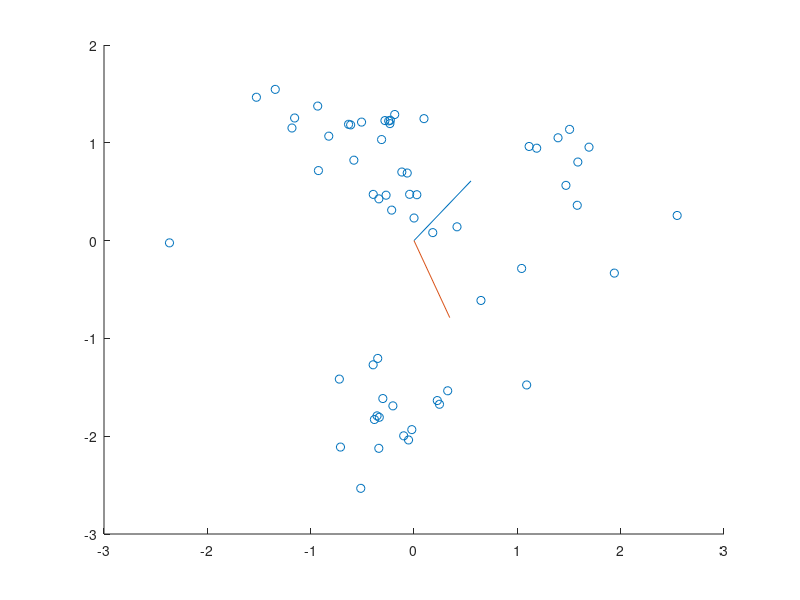

Write MATLAB code to recreate this figure. (Note: this script raises an error after producing the figure.)
load("F0_PVT.mat")
%Part 1 Section B

%a)
%Report Covariance matrix, eigen values, eigenvectors for the data

%Covariance matrix 
% - Combine struct to a single 3x60 matrix (TVP x all 10 trials on all 6
% objects)
% - Standardise (Subtract mean and divide by standard deviation)
% - Find covariance of the 3x60 matrix
concatenated_matrix = PVT';

matrix_mean = mean(concatenated_matrix, 2);
matrix_st = std(concatenated_matrix.');
concatenated_matrix = concatenated_matrix - matrix_mean;

concatenated_matrix(1, :) = concatenated_matrix(1, :) ./ matrix_st(1);
concatenated_matrix(2, :) = concatenated_matrix(2, :) ./ matrix_st(2);
concatenated_matrix(3, :) = concatenated_matrix(3, :) ./ matrix_st(3);

matrix_covariance = cov(concatenated_matrix.');
[matrix_eig_vects, matrix_eig_vals] = eig(matrix_covariance);

%b)
%Replot the standardised data with principal components displayed.

%Plotting standardised matrix
x = concatenated_matrix(1, :);
y = concatenated_matrix(2, :);
z = concatenated_matrix(3, :);

scatter3(x,y, z);
hold on

%Displaying eigen vectors
x = [ matrix_eig_vects(1, 1), matrix_eig_vects(2, 1), matrix_eig_vects(3, 1)];
y = [ matrix_eig_vects(1, 2), matrix_eig_vects(2, 2), matrix_eig_vects(3, 2)];
z = [ matrix_eig_vects(1, 3), matrix_eig_vects(2, 3), matrix_eig_vects(3, 3)];

plot3([0,0,0; x], [0,0,0; y], [0,0,0; z]);
hold off

%c)
%Reduce the data to 2-dimensions and replot.

%two largest eigenvalues are column 2,3, choose those eigenvectors
%multiply this feature vector matrix with the original data

feature_vector = [matrix_eig_vects(:,2), matrix_eig_vects(:,3)]; 

two_d_plot = concatenated_matrix.' * feature_vector;
scatter(two_d_plot(:, 1), two_d_plot(:,2));

hold on

x = [matrix_eig_vects(2, 1), matrix_eig_vects(3, 1)];
y = [matrix_eig_vects(2, 2), matrix_eig_vects(3, 2)];

plot([0,0; x], [0,0; y]);

hold off

%d)
%Show how the data is distributed across all PCs by plotting as separate 1D
%number lines

pc_one = [two_d_plot(: , 1)];
pc_two = [two_d_plot(: , 2)];


nexttile
scatter(pc_one, 1, 'filled','r');
nexttile
scatter(pc_two, 2, 'filled','g');



%Part 2 Section B

%a)
%Use PCA to determine the principal components of electrode data. Report on
%the variances with a Scree plot


